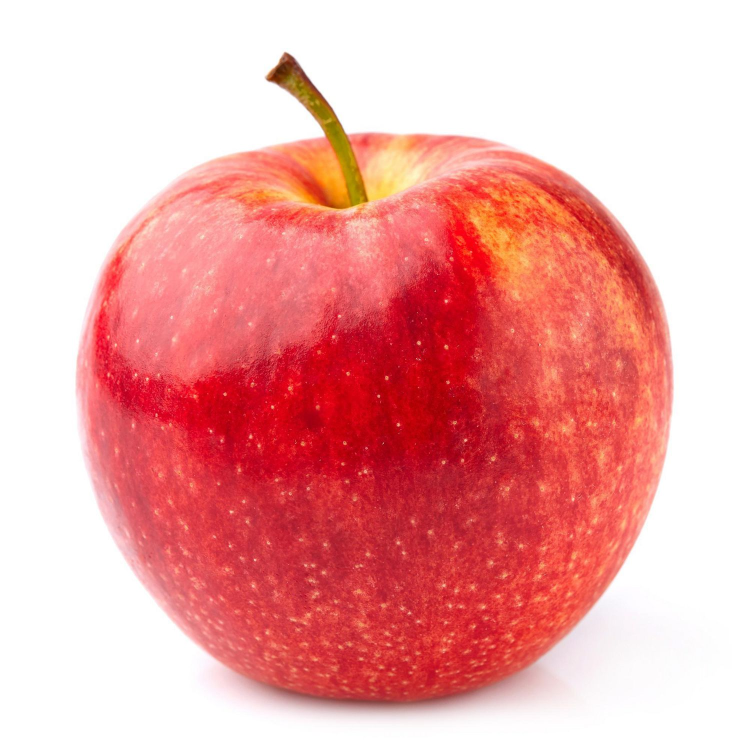
#> input picture ImageCNN/images/apple1.jpg, 1500 x 1500 px (shown at 1/2 size)
$ jupyter execute --allow-errors img_process.ipynb
#> lines starting #> are read from the running program, lines starting #| are printed output that depends on the picture; after the words box and inside, x2 and y2 are one past the last pixel; in counts of white or black regions, pixels touching at a corner belong together
[cell 1]
from matplotlib import pyplot as plt
import numpy as np
from PIL import Image
from scipy import spatial
loc = "images/"

[cell 2]
img_path = loc + 'apple1.jpg'
im = Image.open(img_path)
#> im is the input picture: PIL image 1500x1500 RGB; mean R, G, B 239.1, 167, 166.4

[cell 3]
# to maintain uniformity between images
im.thumbnail((100,100))
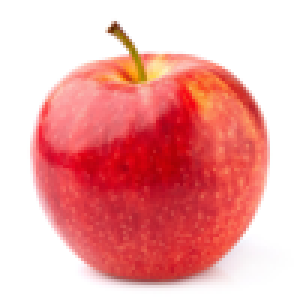
#> im: PIL image 100x100 RGB (shown 3 times larger); mean R, G, B 239.1, 167, 166.3
name = "apple1"
im.save(loc + name + "_p.jpg","JPEG")

[cell 4]
im_array = np.array(im)
im_array[0,2]
#> Out = [255, 255, 255]

[cell 5]
im_array.shape
#> Out = (100, 100, 3)

[cell 6]
for r in range(len(im_array)):
    for c in range(len(im_array[r])):
        if im_array[r,c][0]>150:
            #easy way to swap variables
            #x,y = y,x
            im_array[r,c][0],im_array[r,c][1] = im_array[r,c][1],im_array[r,c][0]
#> this loop made 100 passes
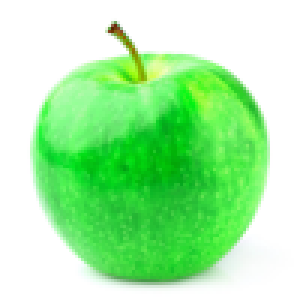
#> im_array: shape (100, 100, 3) (shown 3 times larger); mean R, G, B 167, 239, 166.3

img = Image.fromarray(im_array)
img.save(loc + name + "_m.jpg","JPEG")

[cell 7]
with open(loc + name + ".txt","w") as ifile:
    for row in im_array:
        ifile.write(str(row)+"\n")

[cell 8]
#greyscale
im_gs = im.convert('L')
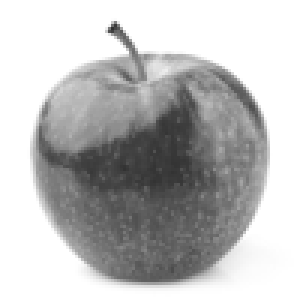
#> im_gs: PIL image 100x100 L (shown 3 times larger); min 47, max 255, mean 188.4
im_gs.save(loc + name + "_gs.jpg","JPEG")
im_array_gs = np.array(im_gs)
im_array_gs[50,50]
#> Out = 56

[cell 9]
im_array_gs

[cell 10]
#black white
threshold = 200
im_array_bw = im_array_gs.copy()
im_array_bw[im_array_bw > threshold] = 255
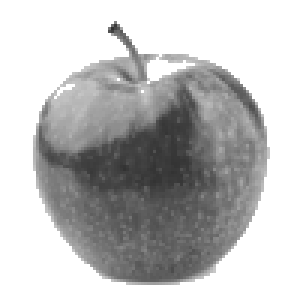
#> im_array_bw: shape (100, 100) (shown 3 times larger); 8.57% of pixels changed, all inside (x1, y1, x2, y2) = (9, 6, 98, 99)
im_array_bw[im_array_bw <= threshold] = 0
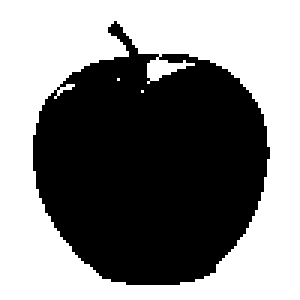
#> im_array_bw: shape (100, 100) (shown 3 times larger); 51.7% white; 1 black region, box (x1, y1, x2, y2) and area: (11, 7, 90, 95) 4833
im_bw = Image.fromarray(im_array_bw)
im_bw.save(loc + name + "_bw.jpg","JPEG")
im_array[50,50]
#> Out = [1, 180, 12]

[cell 11]
len(im_array)
#> Out = 100

$ run again, with ImageCNN/images/orange.jpg copied over ImageCNN/images/apple1.jpg
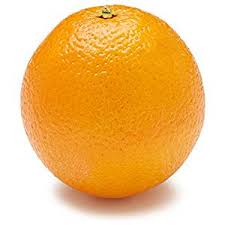
#> input picture ImageCNN/images/orange.jpg, 225 x 225 px
#> im is the input picture: PIL image 225x225 RGB; mean R, G, B 241.8, 193.7, 125.9
#> im: PIL image 100x100 RGB
#> `im_array[0,2]`: Out = [255, 255, 255]
#> the loop `for r in range(len(im_array)):` made 100 passes
#> the loop `for row in im_array:` made 100 passes
#> `im_gs = im.convert('L')`:
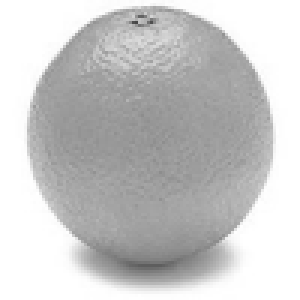
#> im_gs: PIL image 100x100 L (shown 3 times larger); min 70, max 255, mean 200.3
#> `im_array_gs[50,50]`: Out = 154
#> `im_array_bw[im_array_bw <= threshold] = 0`:
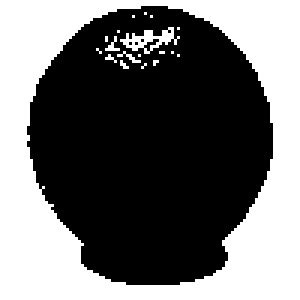
#> im_array_bw: shape (100, 100) (shown 3 times larger); 42.8% white; 19 white regions (17 under 20 px), largest, box (x1, y1, x2, y2) and area: (0, 0, 100, 100) 4155, (40, 9, 60, 18) 73
#> `im_array[50,50]`: Out = [143, 233, 6]
#> `len(im_array)`: Out = 100
